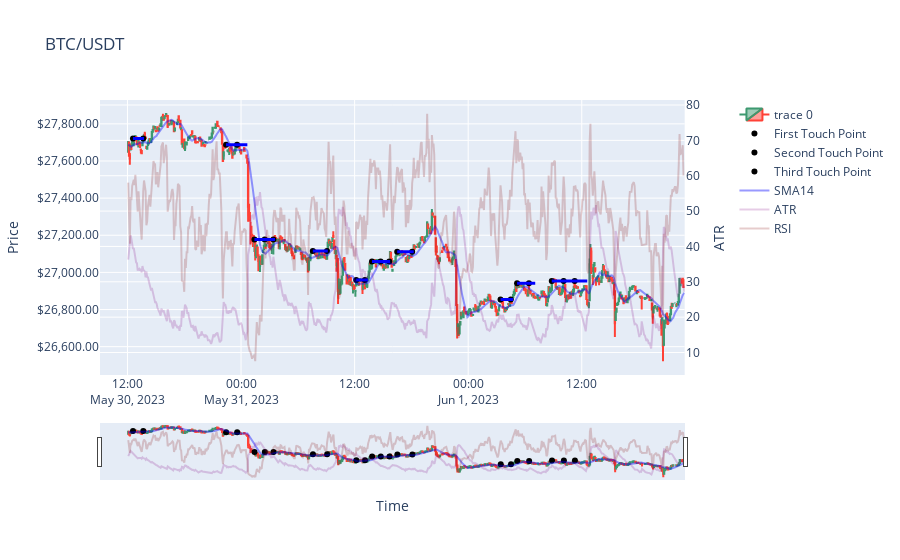
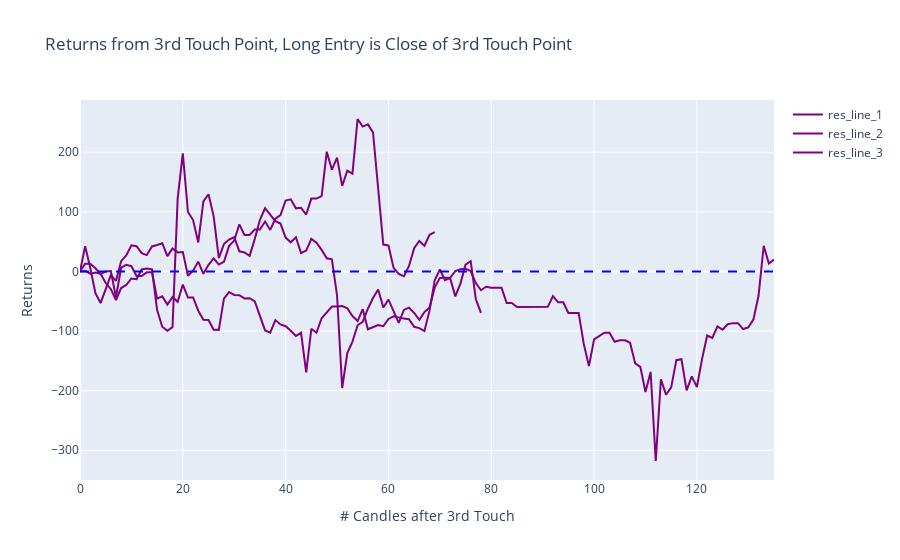

These figures' notebook cell, in order:
### Code cell
# Candlestick plot
fig = make_subplots(specs=[[{"secondary_y": True}]])

candlestick_trace = go.Candlestick(x=df['time'], open=df['open'], high=df['high'], low=df['low'], close=df['close'])
atr_trace = go.Scatter(x=df['time'], y=df['atr'], mode='lines', name='ATR', line=dict(color='purple'), opacity=0.2)
first_touch_trace = go.Scatter(x=resistance_df['start_time'], y=resistance_df['line_price'], mode='markers', name='First Touch Point', marker=dict(color='black', size=6))
second_touch_trace = go.Scatter(x=resistance_df['second_point'], y=resistance_df['line_price'], mode='markers', name='Second Touch Point', marker=dict(color='black', size=6))
third_touch_trace = go.Scatter(x=resistance_df['touch_point_3'], y=resistance_df['line_price'], mode='markers', name='Third Touch Point', marker=dict(color='black', size=6))
#forth_touch_trace = go.Scatter(x=resistance_df['touch_point_4'], y=resistance_df['line_price'], mode='markers', name='Forth Touch Point', marker=dict(color='black', size=6))
sma_trace = go.Scatter(x=df['time'], y=df['sma14'], mode='lines', name='SMA14', line=dict(color='blue'), opacity=0.4)
rsi_trace = go.Scatter(x=df['time'], y=df['rsi'], mode='lines', name='RSI', line=dict(color='maroon'), opacity=0.2)

fig.add_trace(candlestick_trace, secondary_y=False)
fig.add_trace(first_touch_trace, secondary_y=False)
fig.add_trace(second_touch_trace, secondary_y=False)
fig.add_trace(third_touch_trace, secondary_y=False)
#fig.add_trace(forth_touch_trace, secondary_y=False)
fig.add_trace(sma_trace, secondary_y=False)
fig.add_trace(atr_trace, secondary_y=True)
fig.add_trace(rsi_trace, secondary_y=True)

fig.update_layout(title='BTC/USDT', xaxis_title='Time')
fig.update_yaxes(title_text='Price', secondary_y=False, tickformat="$,.2f", autorange=True, fixedrange=False)
fig.update_yaxes(title_text='ATR', secondary_y=True)

for _, row in resistance_df.iterrows():
    start_time = row['start_time']
    end_time = row['end_time']
    price = row['line_price']
    
    fig.add_shape(type="line", x0=start_time, y0=price, x1=end_time, y1=price, line=dict(color='blue', width=3), xref='x', yref='y')

fig.show()

# Returns plot
fig = go.Figure()

for idx, (_, returns) in enumerate(returns_dict.items()):
    scatter_trace = go.Scatter(y=returns, mode='lines', name=f'res_line_{idx + 1}', line=dict(color='purple'))
    fig.add_trace(scatter_trace)

fig.add_hline(y=0, line=dict(color='blue', width=2, dash='dash'))
fig.update_layout(title="Returns from 3rd Touch Point, Long Entry is Close of 3rd Touch Point", xaxis_title="# Candles after 3rd Touch", yaxis_title="Returns")
fig.show()

### Figure 1 — Plotly figure (JSON) as saved in the notebook; plotly's stock layout.template omitted (floating-point values rounded to 4 significant figures; data arrays with more than 128 entries replaced by an {"elided": "..."} marker saying what was removed)
{"data": [{"close": {"elided": "706 float values"}, "high": {"elided": "706 float values"}, "low": {"elided": "706 float values"}, "open": {"elided": "706 float values"}, "type": "candlestick", "x": {"elided": "706 str values"}, "xaxis": "x", "yaxis": "y"}, {"marker": {"color": "black", "size": 6}, "mode": "markers", "name": "First Touch Point", "type": "scatter", "x": ["2023-05-30T12:35:00", "2023-05-30T22:25:00", "2023-05-31T01:25:00", "2023-05-31T07:35:00", "2023-05-31T12:10:00", "2023-05-31T13:50:00", "2023-05-31T16:30:00", "2023-06-01T03:25:00", "2023-06-01T05:10:00", "2023-06-01T08:50:00"], "xaxis": "x", "y": [27720.0, 27690.0, 27180.0, 27120.0, 26960.0, 27060.0, 27110.0, 26850.0, 26940.0, 26950.0], "yaxis": "y"}, {"marker": {"color": "black", "size": 6}, "mode": "markers", "name": "Second Touch Point", "type": "scatter", "x": ["2023-05-30T13:40:00", "2023-05-30T23:35:00", "2023-05-31T02:30:00", "2023-05-31T09:05:00", "2023-05-31T13:05:00", "2023-05-31T14:45:00", "2023-05-31T18:05:00", "2023-06-01T04:30:00", "2023-06-01T06:25:00", "2023-06-01T10:05:00"], "xaxis": "x", "y": [27720.0, 27690.0, 27180.0, 27120.0, 26960.0, 27060.0, 27110.0, 26850.0, 26940.0, 26950.0], "yaxis": "y"}, {"marker": {"color": "black", "size": 6}, "mode": "markers", "name": "Third Touch Point", "type": "scatter", "x": [null, null, "2023-05-31T03:25:00", null, null, "2023-05-31T15:40:00", null, null, null, "2023-06-01T11:15:00"], "xaxis": "x", "y": [27720.0, 27690.0, 27180.0, 27120.0, 26960.0, 27060.0, 27110.0, 26850.0, 26940.0, 26950.0], "yaxis": "y"}, {"line": {"color": "blue"}, "mode": "lines", "name": "SMA14", "opacity": 0.4, "type": "scatter", "x": {"elided": "706 str values"}, "xaxis": "x", "y": {"elided": "706 float values"}, "yaxis": "y"}, {"line": {"color": "purple"}, "mode": "lines", "name": "ATR", "opacity": 0.2, "type": "scatter", "x": {"elided": "706 str values"}, "xaxis": "x", "y": {"elided": "706 float values"}, "yaxis": "y2"}, {"line": {"color": "maroon"}, "mode": "lines", "name": "RSI", "opacity": 0.2, "type": "scatter", "x": {"elided": "706 str values"}, "xaxis": "x", "y": {"elided": "706 float values"}, "yaxis": "y2"}], "layout": {"shapes": [{"line": {"color": "blue", "width": 3}, "type": "line", "x0": "2023-05-30T12:35:00", "x1": "2023-05-30T13:45:00", "xref": "x", "y0": 27720.0, "y1": 27720.0, "yref": "y"}, {"line": {"color": "blue", "width": 3}, "type": "line", "x0": "2023-05-30T22:25:00", "x1": "2023-05-31T00:40:00", "xref": "x", "y0": 27690.0, "y1": 27690.0, "yref": "y"}, {"line": {"color": "blue", "width": 3}, "type": "line", "x0": "2023-05-31T01:25:00", "x1": "2023-05-31T03:35:00", "xref": "x", "y0": 27180.0, "y1": 27180.0, "yref": "y"}, {"line": {"color": "blue", "width": 3}, "type": "line", "x0": "2023-05-31T07:35:00", "x1": "2023-05-31T09:10:00", "xref": "x", "y0": 27120.0, "y1": 27120.0, "yref": "y"}, {"line": {"color": "blue", "width": 3}, "type": "line", "x0": "2023-05-31T12:10:00", "x1": "2023-05-31T13:25:00", "xref": "x", "y0": 26960.0, "y1": 26960.0, "yref": "y"}, {"line": {"color": "blue", "width": 3}, "type": "line", "x0": "2023-05-31T13:50:00", "x1": "2023-05-31T15:45:00", "xref": "x", "y0": 27060.0, "y1": 27060.0, "yref": "y"}, {"line": {"color": "blue", "width": 3}, "type": "line", "x0": "2023-05-31T16:30:00", "x1": "2023-05-31T18:15:00", "xref": "x", "y0": 27110.0, "y1": 27110.0, "yref": "y"}, {"line": {"color": "blue", "width": 3}, "type": "line", "x0": "2023-06-01T03:25:00", "x1": "2023-06-01T04:45:00", "xref": "x", "y0": 26850.0, "y1": 26850.0, "yref": "y"}, {"line": {"color": "blue", "width": 3}, "type": "line", "x0": "2023-06-01T05:10:00", "x1": "2023-06-01T07:05:00", "xref": "x", "y0": 26940.0, "y1": 26940.0, "yref": "y"}, {"line": {"color": "blue", "width": 3}, "type": "line", "x0": "2023-06-01T08:50:00", "x1": "2023-06-01T12:35:00", "xref": "x", "y0": 26950.0, "y1": 26950.0, "yref": "y"}], "title": {"text": "BTC/USDT"}, "xaxis": {"anchor": "y", "domain": [0, 0.94], "title": {"text": "Time"}}, "yaxis": {"anchor": "x", "autorange": true, "domain": [0, 1], "fixedrange": false, "tickformat": "$,.2f", "title": {"text": "Price"}}, "yaxis2": {"anchor": "x", "overlaying": "y", "side": "right", "title": {"text": "ATR"}}}}

### Figure 2 — Plotly figure (JSON) as saved in the notebook; plotly's stock layout.template omitted (floating-point values rounded to 4 significant figures; data arrays with more than 128 entries replaced by an {"elided": "..."} marker saying what was removed)
{"data": [{"line": {"color": "purple"}, "mode": "lines", "name": "res_line_1", "type": "scatter", "y": [0, 13.1, 13, 5.3, -4.4, 0.1, 0.8, -43.3, 6.5, 11.2, 8.8, -7.7, -7.7, -1.5, -1.5, -45.6, -41.7, -55.6, -42.8, -50.9, -22, -43.8, -43.7, -65.8, -81.2, -81.3, -97.9, -98, -45.5, -34.7, -39.4, -39.9, -45.3, -44.8, -50.1, -74.4, -98.9, -102.7, -81.6, -88.9, -91.9, -99.4, -108.3, -102.9, -169.4, -96.2, -102.8, -78.5, -69.2, -58.9, -58.9, -58.1, -61.8, -74.8, -83.2, -63.2, -97, -94.1, -89.9, -91.9, -79.7, -75.3, -77.6, -79.1, -80, -92.8, -95, -100, -65.3, -15, 3.3, -14.8, -10.8, -41.8, -20.4, 11.3, 17.2, -46.6, -69.6]}, {"line": {"color": "purple"}, "mode": "lines", "name": "res_line_2", "type": "scatter", "y": [0, 42.4, 5.8, -36.6, -53, -30, -6.2, -15.8, 17.2, 27, 43.9, 42.4, 30.8, 27.5, 42, 44.4, 47.4, 25.7, 38.8, 32, 32.5, -7.1, 1.3, 16.5, -3.9, 11.1, 22, 11.6, 16.3, 43, 51.8, 79.1, 61.2, 61.2, 70.5, 70.5, 83.8, 69.7, 88.5, 94.6, 119, 121.1, 105.9, 106.7, 95.5, 122.3, 122.3, 126.5, 200.9, 170.7, 191, 143.5, 168.9, 164.1, 255.8, 243.1, 246.8, 233.1, 140.7, 45.1, 43.7, 6, -4.2, -8.1, 9.3, 38.9, 51.2, 43.1, 61.5, 66.1]}, {"line": {"color": "purple"}, "mode": "lines", "name": "res_line_3", "type": "scatter", "y": {"elided": "136 float values"}}], "layout": {"shapes": [{"line": {"color": "blue", "dash": "dash", "width": 2}, "type": "line", "x0": 0, "x1": 1, "xref": "x domain", "y0": 0, "y1": 0, "yref": "y"}], "title": {"text": "Returns from 3rd Touch Point, Long Entry is Close of 3rd Touch Point"}, "xaxis": {"title": {"text": "# Candles after 3rd Touch"}}, "yaxis": {"title": {"text": "Returns"}}}}
